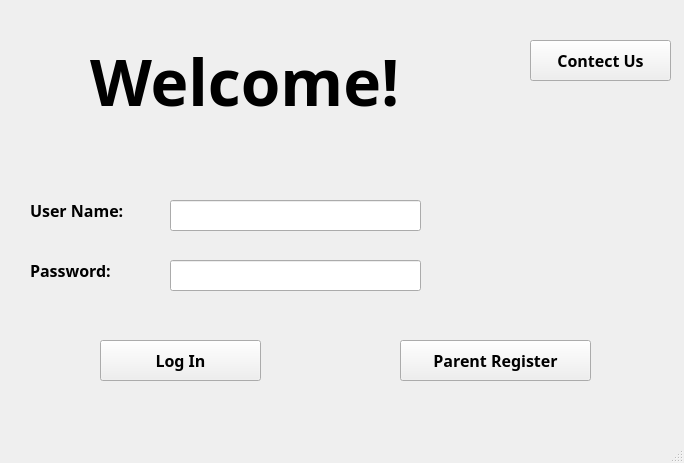
<?xml version="1.0" encoding="UTF-8"?>
<ui version="4.0">
 <class>mainMenu</class>
 <widget class="QMainWindow" name="mainMenu">
  <property name="geometry">
   <rect>
    <x>0</x>
    <y>0</y>
    <width>684</width>
    <height>463</height>
   </rect>
  </property>
  <property name="windowTitle">
   <string>MainWindow</string>
  </property>
  <widget class="QWidget" name="centralwidget">
   <widget class="QPushButton" name="loginButton">
    <property name="geometry">
     <rect>
      <x>100</x>
      <y>340</y>
      <width>161</width>
      <height>41</height>
     </rect>
    </property>
    <property name="font">
     <font>
      <family>Arial Black</family>
      <pointsize>12</pointsize>
      <weight>75</weight>
      <bold>true</bold>
     </font>
    </property>
    <property name="text">
     <string>Log In</string>
    </property>
   </widget>
   <widget class="QPushButton" name="parentRegisterButton">
    <property name="geometry">
     <rect>
      <x>400</x>
      <y>340</y>
      <width>191</width>
      <height>41</height>
     </rect>
    </property>
    <property name="font">
     <font>
      <family>Arial Black</family>
      <pointsize>12</pointsize>
      <weight>75</weight>
      <bold>true</bold>
     </font>
    </property>
    <property name="text">
     <string>Parent Register</string>
    </property>
   </widget>
   <widget class="QLabel" name="title">
    <property name="geometry">
     <rect>
      <x>90</x>
      <y>20</y>
      <width>481</width>
      <height>121</height>
     </rect>
    </property>
    <property name="font">
     <font>
      <family>Arial Black</family>
      <pointsize>48</pointsize>
      <weight>75</weight>
      <bold>true</bold>
     </font>
    </property>
    <property name="text">
     <string>Welcome!</string>
    </property>
   </widget>
   <widget class="QLabel" name="userLabel">
    <property name="geometry">
     <rect>
      <x>30</x>
      <y>200</y>
      <width>131</width>
      <height>21</height>
     </rect>
    </property>
    <property name="font">
     <font>
      <family>Arial Black</family>
      <pointsize>12</pointsize>
      <weight>75</weight>
      <bold>true</bold>
     </font>
    </property>
    <property name="text">
     <string>User Name:</string>
    </property>
   </widget>
   <widget class="QLabel" name="passLabel">
    <property name="geometry">
     <rect>
      <x>30</x>
      <y>260</y>
      <width>111</width>
      <height>21</height>
     </rect>
    </property>
    <property name="font">
     <font>
      <family>Arial Black</family>
      <pointsize>12</pointsize>
      <weight>75</weight>
      <bold>true</bold>
     </font>
    </property>
    <property name="text">
     <string>Password:</string>
    </property>
   </widget>
   <widget class="QLineEdit" name="userNameInput">
    <property name="geometry">
     <rect>
      <x>170</x>
      <y>200</y>
      <width>251</width>
      <height>31</height>
     </rect>
    </property>
   </widget>
   <widget class="QLineEdit" name="pwInput">
    <property name="geometry">
     <rect>
      <x>170</x>
      <y>260</y>
      <width>251</width>
      <height>31</height>
     </rect>
    </property>
    <property name="echoMode">
     <enum>QLineEdit::Password</enum>
    </property>
   </widget>
   <widget class="QPushButton" name="contect_us_bttn">
    <property name="geometry">
     <rect>
      <x>530</x>
      <y>40</y>
      <width>141</width>
      <height>41</height>
     </rect>
    </property>
    <property name="font">
     <font>
      <family>Arial Black</family>
      <pointsize>12</pointsize>
      <weight>75</weight>
      <bold>true</bold>
     </font>
    </property>
    <property name="text">
     <string>Contect Us</string>
    </property>
   </widget>
  </widget>
  <widget class="QMenuBar" name="menubar">
   <property name="geometry">
    <rect>
     <x>0</x>
     <y>0</y>
     <width>684</width>
     <height>21</height>
    </rect>
   </property>
  </widget>
  <widget class="QStatusBar" name="statusbar"/>
 </widget>
 <resources/>
 <connections/>
</ui>
